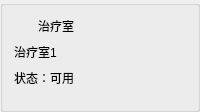
       <widget class="QGroupBox" name="groupBoxRoomInfo">
        <property name="minimumSize">
         <size>
          <width>190</width>
          <height>112</height>
         </size>
        </property>
        <property name="title">
         <string/>
        </property>
        <layout class="QVBoxLayout" name="verticalLayout_room">
         <property name="spacing">
          <number>8</number>
         </property>
         <item>
          <layout class="QHBoxLayout" name="horizontalLayout_title_room">
           <property name="leftMargin">
            <number>0</number>
           </property>
           <property name="topMargin">
            <number>0</number>
           </property>
           <property name="rightMargin">
            <number>0</number>
           </property>
           <property name="bottomMargin">
            <number>0</number>
           </property>
           <item>
            <widget class="QLabel" name="label_icon_room">
             <property name="minimumSize">
              <size>
               <width>16</width>
               <height>16</height>
              </size>
             </property>
             <property name="maximumSize">
              <size>
               <width>16</width>
               <height>16</height>
              </size>
             </property>
             <property name="text">
              <string/>
             </property>
            </widget>
           </item>
           <item>
            <widget class="QLabel" name="label_title_room">
             <property name="text">
              <string>治疗室</string>
             </property>
            </widget>
           </item>
           <item>
            <spacer name="horizontalSpacer_title_room">
             <property name="orientation">
              <enum>Qt::Orientation::Horizontal</enum>
             </property>
             <property name="sizeHint" stdset="0">
              <size>
               <width>0</width>
               <height>0</height>
              </size>
             </property>
            </spacer>
           </item>
          </layout>
         </item>
         <item>
          <widget class="QLabel" name="label_7">
           <property name="text">
            <string>治疗室1</string>
           </property>
          </widget>
         </item>
         <item>
          <widget class="QLabel" name="label_room">
           <property name="text">
            <string>状态：可用</string>
           </property>
          </widget>
         </item>
         <item>
          <spacer name="verticalSpacer_room">
           <property name="orientation">
            <enum>Qt::Orientation::Vertical</enum>
           </property>
           <property name="sizeHint" stdset="0">
            <size>
             <width>0</width>
             <height>0</height>
            </size>
           </property>
          </spacer>
         </item>
        </layout>
       </widget>
